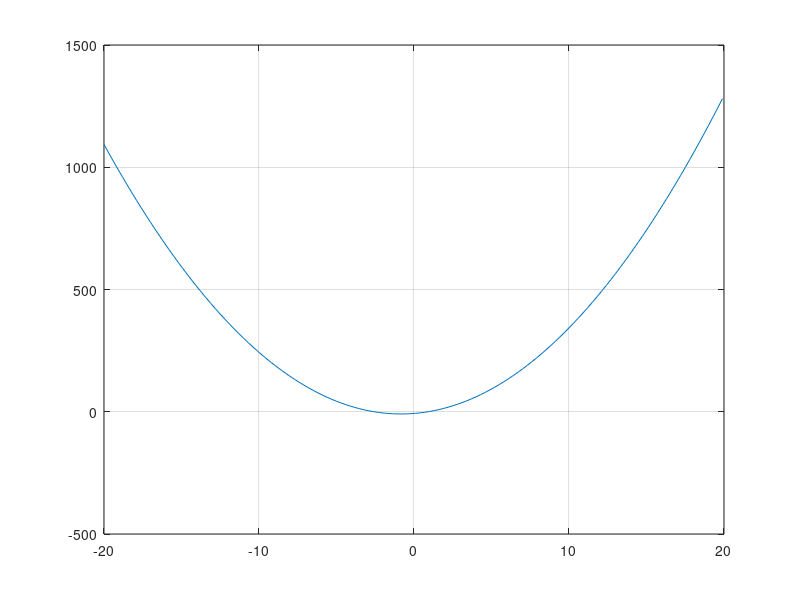

Reproduce this figure in MATLAB. (Note: this script raises an error after producing the figure.)
clear all %#ok<CLALL>
close all
clc

% for minimum search
o = optimset();
o = optimset(o, 'MaxIter', 1e3);
o = optimset(o, 'Tolx', 1e-5, 'TolFun', 1e-7);
o = optimset(o, 'Display', 'iter');

% function
x = -20:0.3:20;
fg = @(x) 3*x.^2 + 5*x - 7;
x0 = 9;

% plot
plot(x, fg(x));
hold on;
grid on;

% a.)
% minimum search
xmin = fminsearch(fg, x0, o);
display("Minimum point: (" + xmin + ", " + fg(xmin) + ")");
% plot
plot(xmin, fg(xmin), 'ro');

% b.)
% minimum search between -7 and -2
x01 = [-7, -2];
xmin = fminbnd(fg, x01(1), x01(2), o);
display("Minimum point: (" + xmin + ", " + fg(xmin) + ")");

% plot
plot(xmin, fg(xmin), 'g*');

% c.)
% maximum search between -7 and -2
x01 = [-7, -2];
fgMax = @(x) -fg(x);
xmin = fminbnd(fgMax, x01(1), x01(2), o);
display("Maximum point: (" + xmin + ", " + fg(xmin) + ")");

% plot
plot(xmin, fg(xmin), 'g*');